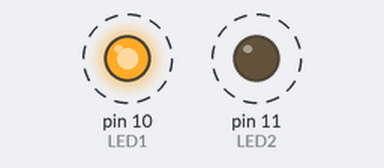
Recording of a sketch running on a simulated Arduino Uno, built with avr-gcc and run on an emulated ATmega328P. Parts: output pins drawn as LEDs (lit = HIGH). Dashed ring = blinking.

Above: at 0.5 s.
Timing chart, 0 to 4.6 s (numbered marks = the images above):
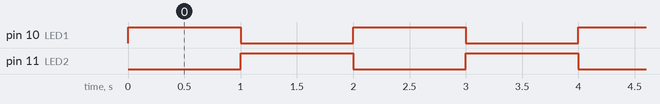

The sketch:

BC4A-4.2a.ino
```cpp
 /*
  Beginning C For Arduino
  4-2
  Alternate Blink
  Alternates between two LEDs one second, repeatedly
*/

const int LED1 = 10;
const int LED2 = 11;

long counter = 0;
// the setup function runs once when you press reset or power the board
void setup() {
  // initialize digital LED pins as an output.
  pinMode(LED1, OUTPUT);
  pinMode(LED2, OUTPUT);
}

// the loop function runs over and over again forever
void loop() {
    if (counter % 2 == 1) {
  digitalWrite(LED1, LOW);    // turn LED2 off
  digitalWrite(LED2, HIGH);   // turn LED1 on (HIGH is the voltage level)
  } else {

  digitalWrite(LED1, HIGH);   // turn LED2 on
  digitalWrite(LED2, LOW);    // turn LED1 off by making the voltage LOW
  }
  delay(1000);                       // wait for a second
  // increment counter
  counter = counter + 1;
}
```

Measured:
- by itself, pin 10 (LED1), pin 11 (LED2): alternates HIGH for 1.0 s and LOW for 1.0 s
